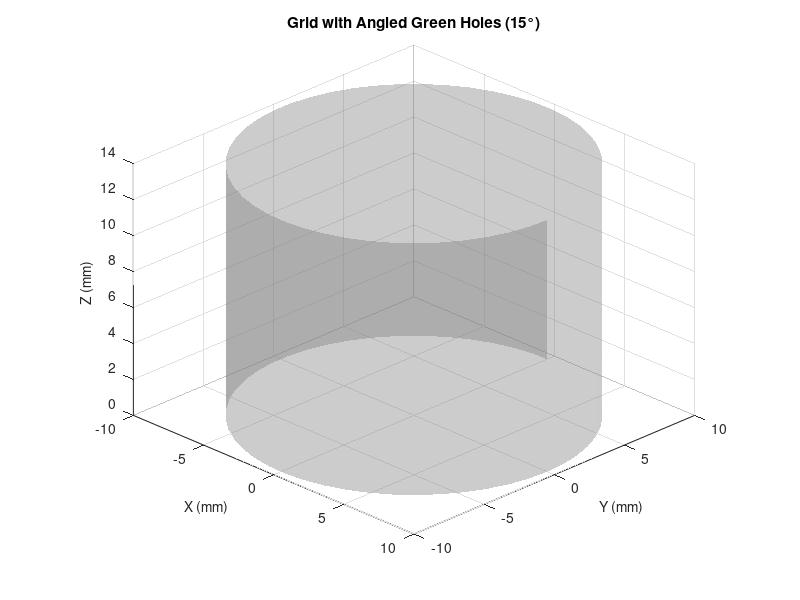

Write MATLAB code to recreate this figure.
% Create custom cylinder with perforated base (with angled green holes)
figure('Position', [100, 100, 800, 600]);

% Parameters (in mm)
outer_radius = 9.5;       % 19mm diameter
inner_radius = 8.5;       % 1mm wall thickness
perforated_height = 3.5;
total_height = 14.0;
hole_spacing = 1.0;        % 1mm spacing between holes
hole_radius = 0.25;        % 0.5mm hole diameter

% Hole pattern: number of holes in each row (y-axis)
hole_rows = [5, 9, 11, 13, 15, 15, 17, 17, 17, 17, 17, 15, 13, 11, 9, 5];
num_rows = length(hole_rows);

% Angled hole parameters
angle_deg = 15;
angle_rad = deg2rad(angle_deg);
y_offset_per_height = tan(angle_rad) * perforated_height;
fprintf('Angled hole x-offset at top (z=%.1f mm): %.3f mm\n', perforated_height, y_offset_per_height); % check point

% Create a single 3D plot
hold on;
axis equal;

% Create outer cylinder (wall) with better visibility and detail
theta = linspace(0, 2*pi, 50); % Increased number of points for a smoother surface
z_outer = linspace(0, total_height, 40);
[Theta, Z] = meshgrid(theta, z_outer);

X_outer = outer_radius * cos(Theta);
Y_outer = outer_radius * sin(Theta);
surf(X_outer, Y_outer, Z, 'FaceColor', [0.5, 0.5, 0.5], 'FaceAlpha', 0.4, 'EdgeColor', 'none'); % Light blue cylinder with edges

% Create bottom plate (perforated section - 0 to 3.5mm)
z_plate = linspace(0, perforated_height, 15);
for z_val = z_plate
    r_circle = linspace(0, outer_radius, 20);
    theta_circle = linspace(0, 2*pi, 32);
    [R, Theta_circ] = meshgrid(r_circle, theta_circle);
    X_plate = R .* cos(Theta_circ);
    Y_plate = R .* sin(Theta_circ);
    Z_plate = ones(size(X_plate)) * z_val;
    surf(X_plate, Y_plate, Z_plate, 'FaceColor', [0.5, 0.5, 0.5], 'FaceAlpha', 0.05, 'EdgeColor', 'none'); % Gray color
end

% Create holes in the perforated section using the specified pattern
hole_count = 0;
center_row_idx = 8;  % Center the grid at (0, 0)

for row_idx = 1:num_rows
    num_holes_in_row = hole_rows(row_idx);
    % Y position: center hole row is at y=0
    y_pos = (row_idx - center_row_idx) * hole_spacing;
    
    % Calculate x positions for this row, centered at x=0
    x_center = (num_holes_in_row - 1) / 2.0 * hole_spacing;
    x_positions = linspace(-x_center, x_center, num_holes_in_row);
    
    for x_pos = x_positions
        distance_from_center = sqrt(x_pos^2 + y_pos^2);
        
        % Only create holes within outer radius
        if distance_from_center < outer_radius - 0.5  % Leave margin from edge
            % Determine hole color and type
            if (x_pos > 0 && y_pos > 0) || (x_pos + y_pos > 0)
                hole_color = 'g';  % green
                is_angled = true;
            else
                hole_color = 'r';  % red
                is_angled = false;
            end
            
            % Check if hole hits the wall
            if is_angled
                % Bottom of hole (z=0): original position
                dist_bottom = sqrt(x_pos^2 + y_pos^2) + hole_radius;
                % Top of hole (z=3.5mm): offset position
                dist_top = sqrt((y_pos + y_offset_per_height)^2 + x_pos^2) + hole_radius;

                % Skip this hole if the edge is within 2mm of the wall at any point
                if dist_bottom >= outer_radius - 2 || dist_top >= outer_radius - 2
                    continue;
                end
            end
            
            % Draw hole as a vertical cylinder (or angled for green holes)
            z_hole = linspace(0, perforated_height, 15);
            theta_hole = linspace(0, 2*pi, 16);
            [Theta_h, Z_h] = meshgrid(theta_hole, z_hole);
            
            if is_angled
                % For green holes, apply angular offset based on height
                z_ratio = Z_h / perforated_height;
                y_offset = y_offset_per_height * z_ratio;
                Y_h = (y_pos + y_offset) + hole_radius * cos(Theta_h);
            else
                Y_h = y_pos + hole_radius * cos(Theta_h);
            end
            
            X_h = x_pos + hole_radius * sin(Theta_h);
            surf(X_h, Y_h, Z_h, 'FaceColor', hole_color, 'FaceAlpha', 0.7, 'EdgeColor', hole_color, 'LineWidth', 0.5); % Add edges to holes
            hole_count = hole_count + 1;
        end
    end
end



xlabel('X (mm)', 'FontSize', 10);
ylabel('Y (mm)', 'FontSize', 10);
zlabel('Z (mm)', 'FontSize', 10);
title('Grid with Angled Green Holes (15°)', ...
      'FontSize', 11, 'FontWeight', 'bold');
xlim([-10, 10]);
ylim([-10, 10]);
zlim([0, total_height]);
view(45, 25);
grid on;

% Save the figure as a .fig file
savefig('grid_design_3d.fig');
